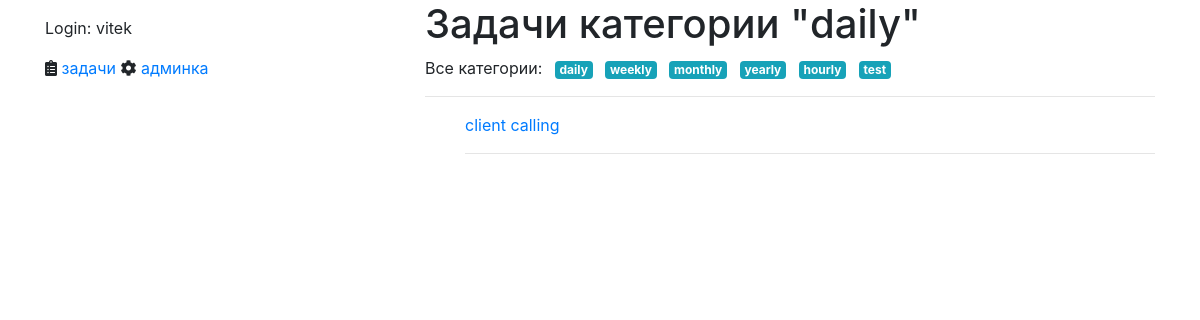
Screenshot of /list/c/daily (signed in) with the database file from the repository.
### tasks/models.py (models this page shows, shortened)
class Category(models.Model):
    slug = models.CharField(max_length=128)
    name = models.CharField(max_length=256)
    todos_count = models.PositiveIntegerField(default=0)
    class Meta:
        verbose_name = 'Категория'
        verbose_name_plural = 'Категории'

class TodoItem(models.Model):
    PRIORITY_HIGH = 1
    PRIORITY_MEDIUM = 2
    PRIORITY_LOW = 3
    PRIORITY_CHOICES = [
        (PRIORITY_HIGH, "Высокий приоритет"),
        (PRIORITY_MEDIUM, "Средний приоритет"),
        (PRIORITY_LOW, "Низкий приоритет"),
    ]
    description = models.TextField("описание")
    is_completed = models.BooleanField("выполнено", default=False)
    created = models.DateTimeField(auto_now_add=True)
    updated = models.DateTimeField(auto_now=True)
    owner = models.ForeignKey(
        User, on_delete=models.CASCADE, related_name="users"
    )
    priority = models.CharField(
        "Приоритет", choices=PRIORITY_CHOICES, default=PRIORITY_MEDIUM, max_length=2
    )
    category = models.ManyToManyField(Category, blank=True)
    def __str__(self):
        return self.description.lower()

### tasks/views.py (the view)
# urls.py: path("list/c/<slug:cat_slug>", views.tasks_by_cat, name="list_by_cat"),
def tasks_by_cat(request, cat_slug=None):
    u = request.user
    tasks = TodoItem.objects.filter(owner=u).all()
    cat = None
    if cat_slug:
        cat = get_object_or_404(Category, slug=cat_slug)
        tasks = tasks.filter(category__in=[cat])
    categories = Category.objects.all()
    return render(
        request,
        "tasks/list_by_cat.html",
        {"category": cat, "tasks": tasks, "categories": categories},
    )

### tasks/templates/tasks/list_by_cat.html (shortened to what this page needs)
{% extends "base.html" %}
{% load static %}
{% block main_content %}
  {% if category %}
  <h1>Задачи категории "{{ category.name }}"</h1>
  {% else %}
  <h1>Все текущие задачи</h1>
  {% endif %}
    {% for t in categories %}
      {% if forloop.first %}
      <ul class="list-inline">
        <li class="list-inline-item">Все категории:</li>
      {% endif %}
      <li class="list-inline-item">
        <a href="{% url 'tasks:list_by_cat' t.slug %}">
        {% if t.pk == tag.pk %}
          <span class="badge badge-success">{{ t.name }}</span>
        {% else %}
          <span class="badge badge-info">{{ t.name }}</span>
        {% endif %}
        </a>
      </li>
    {% if forloop.last %}</ul>{% endif %}
    {% endfor %}
  <hr/>
  <ul id="todo-list">
  {% for task in tasks %}
      <a href="{% url 'tasks:details' task.id %}">{{ task }}</a>
      <hr/>
  {% endfor %}
  </ul>
{% endblock %}

### templates/base.html (shortened to what this page needs)
<html>
  <head>
    <link rel="stylesheet" href="https://maxcdn.bootstrapcdn.com/bootstrap/4.0.0/css/bootstrap.min.css">
  <link rel="stylesheet" href="https://use.fontawesome.com/releases/v5.7.0/css/all.css">
  </head>
  <body>
    <div class="container">
      <div class="row">
        <div class="side_bar col">
          {% block side_bar %}
            {% if user.is_authenticated %}
              <p>Login: {{ user.username }}</p>
              <i class="fas fa-clipboard-list"></i>&nbsp;<a href="{% url "tasks:list" %}">задачи</a>
            {% endif %}
	    <i class="fas fa-cog"></i>&nbsp;<a href="{% url 'admin:index' %}">админка</a>
          {% endblock %}
        </div>
        <div class="main_content col-8">
          {% block main_content %}
          {% endblock %}
        </div>
      </div>
    </div>
  </body>
</html>

### rows the page displays
Category: name "daily", shows "Все категории:"
Category: name "weekly"
Category: name "monthly"
Category: name "yearly"
Category: name "hourly"
Category: name "test"
TodoItem: description "client calling"

### other values shown
{{ user.username }} "vitek"
